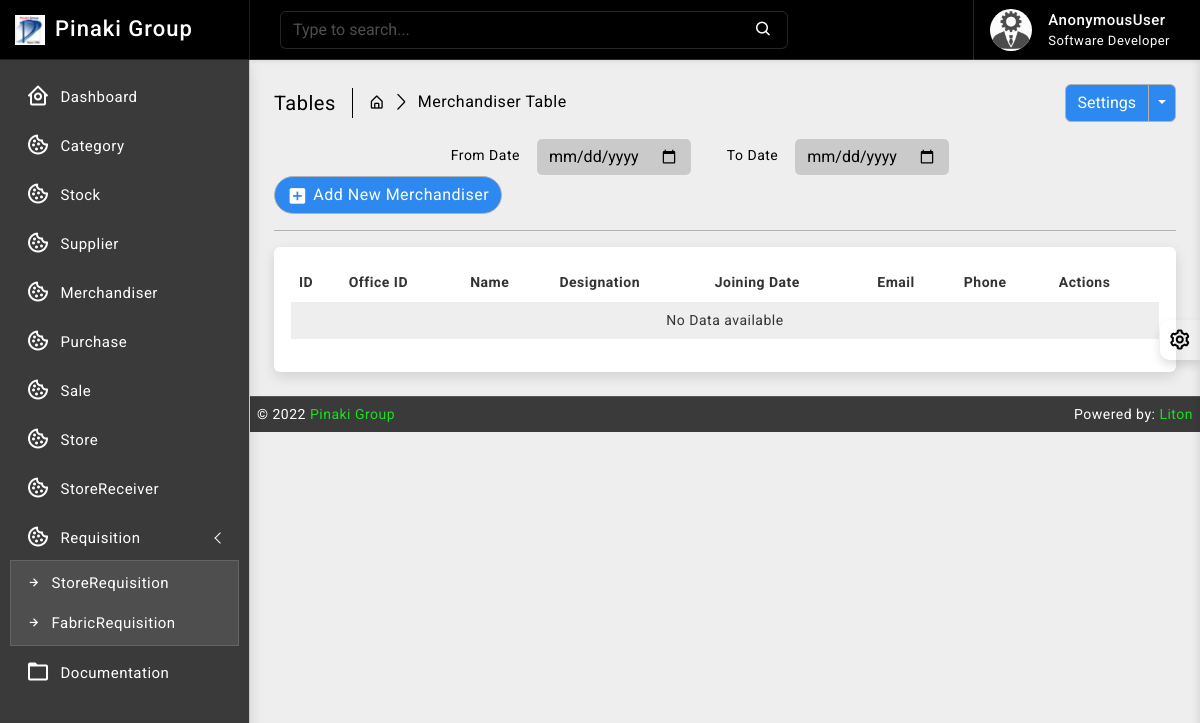
The page /merchandiser/ on the database as committed earlier.
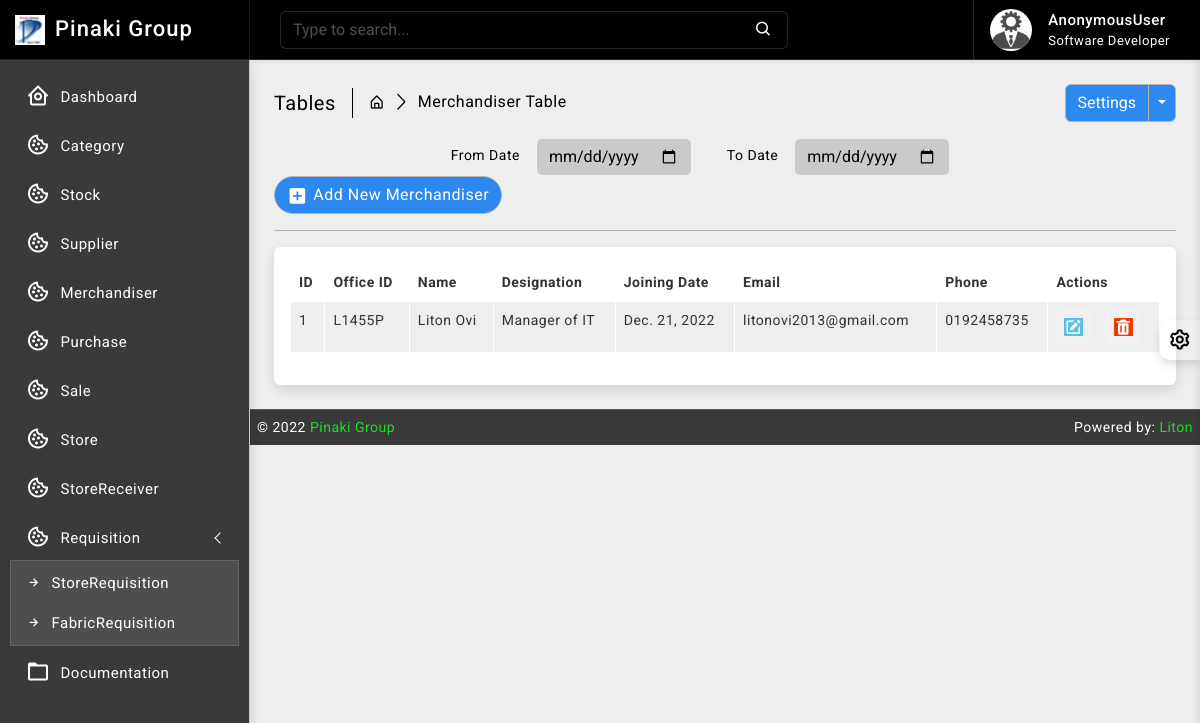
The same page on the database as committed later.
### merchandiser/models.py (models this page shows, shortened)
class Merchandiser(models.Model):
    office_id = models.CharField(max_length=64, null=True, blank=True, unique=True)
    name = models.CharField(max_length=64, null=True, blank=True)
    designation = models.CharField(max_length=64, null=True, blank=True)
    joining_date = models.DateField(default= now)
    email = models.EmailField(max_length=64, blank=True, unique=True)
    phone = models.CharField(max_length=16, null=True, blank=True, unique=True)
    access_area = models.CharField(max_length=64, blank=True)
    created_at = models.DateTimeField(auto_now_add=True, auto_now=False)
    updated_at = models.DateTimeField(auto_now_add=False, auto_now=True)

### merchandiser/views.py (the view)
# urls.py: path('', views.merchandiser_read, name='merchandiser_read'),
def merchandiser_read(request):
    merchandiser_data = Merchandiser.objects.all().order_by('-id')
    context = {
        'merchandiser_data': merchandiser_data
    }
    return render(request, 'merchandiser/read.html', context)

### templates/merchandiser/read.html (shortened to what this page needs)
{% extends 'base/base.html' %}
{% block body %}
{% load static %}
		<div class="page-wrapper">
			<div class="page-content">
				<div class="page-breadcrumb d-none d-sm-flex align-items-center mb-3">
					<div class="breadcrumb-title pe-3">Tables</div>
					<div class="ps-3">
						<nav aria-label="breadcrumb">
							<ol class="breadcrumb mb-0 p-0">
								<li class="breadcrumb-item"><a href="#"><i class="bx bx-home-alt"></i></a>
								</li>
								<li class="breadcrumb-item active" aria-current="page">Merchandiser Table</li>
							</ol>
						</nav>
					</div>
					<div class="ms-auto">
						<div class="btn-group">
							<button type="button" class="btn btn-light">Settings</button>
							<button type="button" class="btn btn-light dropdown-toggle dropdown-toggle-split" data-bs-toggle="dropdown">	<span class="visually-hidden">Toggle Dropdown</span>
							</button>
						</div>
					</div>
				</div>
                <div class="col-md-9">
					<form class="float-md-end">
						<div class="row row-cols-md-auto g-lg-3">
							<label for="inputFromDate" class="col-md-2 col-form-label text-md-end">From Date</label>
							<div class="col-md-4">
								<input type="date" class="form-control" id="inputFromDate">
							</div>
							<label for="inputToDate" class="col-md-2 col-form-label text-md-end">To Date</label>
							<div class="col-md-4">
								<input type="date" class="form-control" id="inputToDate">
							</div>
						</div>
					</form>
				</div>
                <div class="ms-auto"><a href="/merchandiser/create/" class="btn btn-light radius-30 mt-2 mt-lg-0"><i class="bx bxs-plus-square"></i>Add New Merchandiser</a></div>
				<hr/>
				<div class="card">
					<div class="card-body">
						<div class="table-responsive">
							<table id="example2" class="table table-striped table-bordered">
								<thead>
									<tr>
										<th>ID</th>
										<th>Office ID</th>
										<th>Name</th>
										<th>Designation</th>
										<th>Joining Date</th>
										<th>Email</th>
										<th>Phone</th>
										<th>Actions</th>
									</tr>
								</thead>
								<tbody>
									{% for data in merchandiser_data %}
									<tr>
                                        <td>{{ data.id }}</td>
                                        <td>{{ data.office_id }}</td>
                                        <td>{{ data.name }}</td>
                                        <td>{{ data.designation }}</td>
										<td>{{ data.joining_date }}</td>
										<td>{{ data.email }}</td>
										<td>{{ data.phone }}</td>
									   <td class="center">
										<div class="d-flex order-actions">
											<a class="" href="{% url 'merchandiser_update' data.id %}">
												<i class='bx bxs-edit'></i>
											</a>
											<a class="ms-3" href="{% url 'merchandiser_delete' data.id %}" onclick="return confirm('Are you sure?');">
												<i class='bx bxs-trash'></i>
											</a>
										</div>
									   </td>
									</tr>
								 {% endfor %}
								 {% if not merchandiser_data %}
								 <tr>
									 <td colspan="10" class="text-center">No Data available</td>
								 </tr>
								 {% endif %}
								</tbody>
							</table>
						</div>
					</div>
				</div>
			</div>
		</div>
{% endblock body %}

Rows that differ between the two databases and show on the page:
added Merchandiser: id "1", office_id "L1455P", name "Liton Ovi", designation "Manager of IT", joining_date "Dec. 21, 2022", email "litonovi2013@gmail.com", phone "0192458735"
Other text that changed with them:
text no longer shown: "No Data available"
